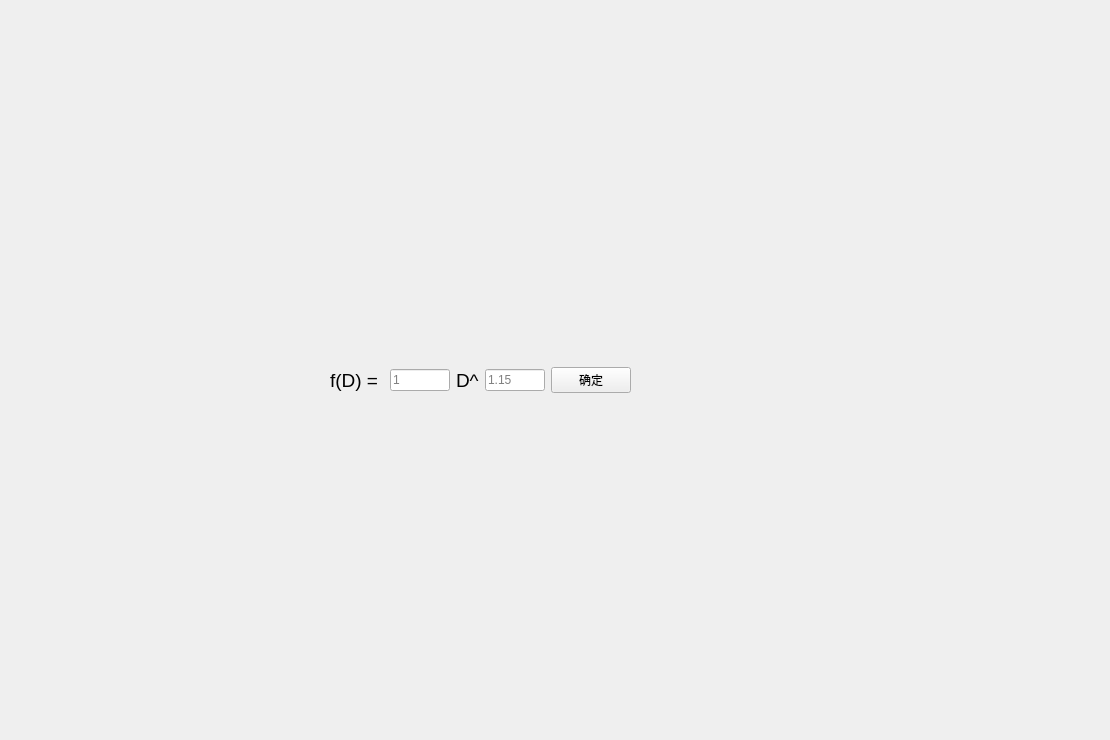
      <widget class="QWidget" name="nline_trans2">
       <attribute name="title">
        <string>非线性变换2</string>
       </attribute>
       <widget class="QWidget" name="layoutWidget_7">
        <property name="geometry">
         <rect>
          <x>330</x>
          <y>360</y>
          <width>301</width>
          <height>41</height>
         </rect>
        </property>
        <layout class="QHBoxLayout" name="horizontalLayout_21">
         <item>
          <layout class="QHBoxLayout" name="horizontalLayout_22">
           <item>
            <widget class="QLabel" name="nline_f2">
             <property name="font">
              <font>
               <pointsize>14</pointsize>
              </font>
             </property>
             <property name="text">
              <string>f(D) = </string>
             </property>
            </widget>
           </item>
           <item>
            <widget class="QLineEdit" name="nline_a2">
             <property name="maxLength">
              <number>5</number>
             </property>
             <property name="placeholderText">
              <string>1</string>
             </property>
            </widget>
           </item>
           <item>
            <widget class="QLabel" name="nline_d2">
             <property name="enabled">
              <bool>true</bool>
             </property>
             <property name="font">
              <font>
               <pointsize>14</pointsize>
              </font>
             </property>
             <property name="text">
              <string>D^</string>
             </property>
            </widget>
           </item>
           <item>
            <widget class="QLineEdit" name="nline_b2">
             <property name="maxLength">
              <number>5</number>
             </property>
             <property name="placeholderText">
              <string>1.15</string>
             </property>
            </widget>
           </item>
          </layout>
         </item>
         <item>
          <widget class="QPushButton" name="nline_push2">
           <property name="text">
            <string>确定</string>
           </property>
          </widget>
         </item>
        </layout>
       </widget>
       <widget class="QCustomPlot" name="nline_ori2_paint" native="true">
        <property name="geometry">
         <rect>
          <x>570</x>
          <y>18</y>
          <width>531</width>
          <height>341</height>
         </rect>
        </property>
       </widget>
       <widget class="QCustomPlot" name="nline_trans2_paint" native="true">
        <property name="geometry">
         <rect>
          <x>570</x>
          <y>400</y>
          <width>531</width>
          <height>331</height>
         </rect>
        </property>
       </widget>
       <widget class="mywidget" name="nline_ori2_image" native="true">
        <property name="geometry">
         <rect>
          <x>29</x>
          <y>20</y>
          <width>531</width>
          <height>341</height>
         </rect>
        </property>
        <property name="contextMenuPolicy">
         <enum>Qt::ActionsContextMenu</enum>
        </property>
       </widget>
       <widget class="mywidget" name="nline_trans2_image" native="true">
        <property name="geometry">
         <rect>
          <x>29</x>
          <y>400</y>
          <width>531</width>
          <height>331</height>
         </rect>
        </property>
        <property name="contextMenuPolicy">
         <enum>Qt::ActionsContextMenu</enum>
        </property>
       </widget>
      </widget>
